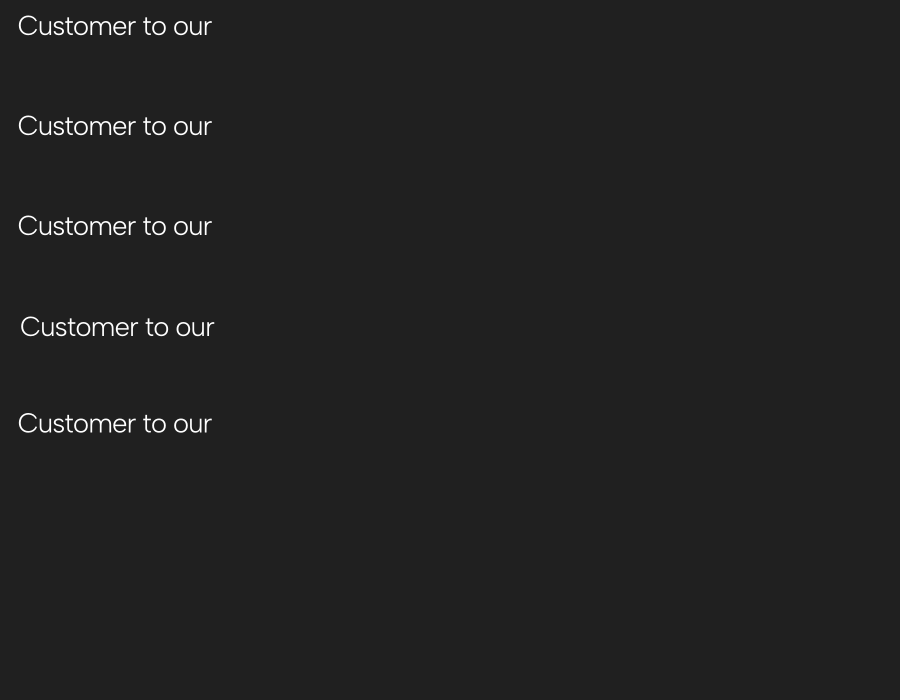
#> input picture artifacts/visual-audit/screen-text/raster_test.png, 1800 x 1400 px (shown at 1/2 size)
$ python font_score2.py ../../artifacts/visual-audit/screen-text/raster_test.png ../../artifacts/visual-audit/screen-text/canvas_vs_dom_text.png
#> lines starting #> are read from the running program, lines starting #| are printed output that depends on the picture; after the words box and inside, x2 and y2 are one past the last pixel; in counts of white or black regions, pixels touching at a corner belong together
"""Stage-2 scoring with +-3 px shift search and ink-density (weight) comparison.
Usage: font_score2.py REST_FRAME renders.json"""
import json, sys
import numpy as np
from PIL import Image

def ink(img): return 1.0 - np.asarray(img.convert("L"), dtype=np.float32) / 255.0
def tight(m, th=0.15):
    ys, xs = np.where(m > th); return m[ys.min():ys.max() + 1, xs.min():xs.max() + 1]

fr = Image.open(sys.argv[1])
#> fr is the input picture: PIL image 1800x1400 RGB; min 32, max 255, mean 33.4
line1 = tight(ink(fr.crop((176, 588, 470, 648))))
#> in ink, `def ink(img): return 1.0 - np.asarray(img.convert("L"), dtype=np.float..`:
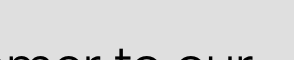
#> returned value: shape (60, 294) float32; min 0, max 0.875, mean 0.854
#> in tight, `ys, xs = np.where(m > th)`: ys = 17322 values from 0 to 59; xs = 17322 values, max 293 at index 293, min 0 at index 0, mean 147
h = line1.shape[0]
#> h = 60
cols = line1 > 0.3
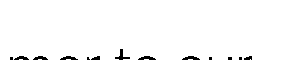
#> cols: shape (60, 294) bool; 97.9% white; 13 black regions (5 under 20 px), largest, box (x1, y1, x2, y2) and area: (115, 49, 130, 60) 59, (138, 56, 156, 60) 47, (182, 56, 200, 60) 47
period_x = None
for x in range(100, line1.shape[1]):
    c = cols[:, x]
    if c.any() and not c[: int(h * 0.7)].any():
        period_x = x; break
refs = {"professional": tight(ink(fr.crop((176, 655, 494, 716)))),
        "roco": tight(line1[:, :period_x - 1]),
        "para": tight(ink(fr.crop((174, 746, 768, 768))))}
#> in ink (call 2), `def ink(img): return 1.0 - np.asarray(img.convert("L"), dtype=np.float..`:
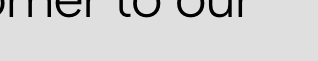
#> returned value: shape (61, 318) float32; min 0, max 0.875, mean 0.826
#> (the run stopped early here; a loop or call above may not have finished)
